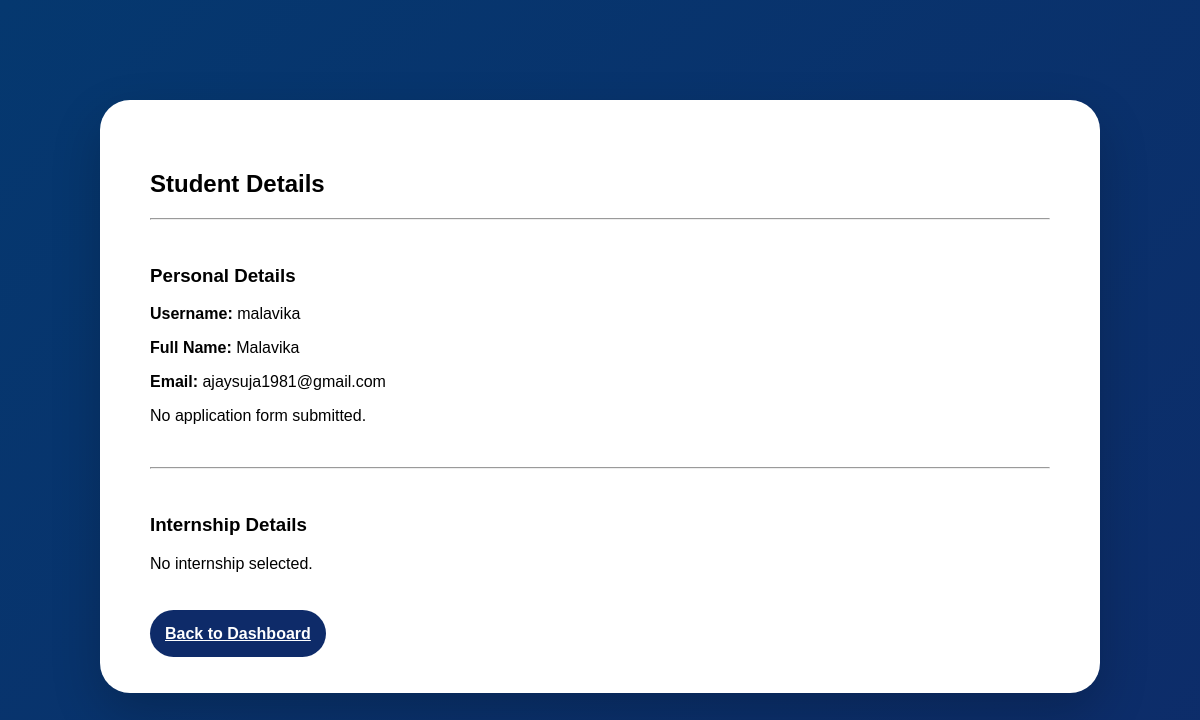
Screenshot of /view-student/3/ (signed in) with the database file from the repository.
### core/models.py (models this page shows, shortened)
class StudentProfile(models.Model):
    user = models.OneToOneField(User, on_delete=models.CASCADE)
    username = models.CharField(max_length=150)
    full_name = models.CharField(max_length=100)
    email = models.EmailField(unique=True)
    profile_photo = models.ImageField(upload_to='profile_photos/', blank=True, null=True)
    otp = models.CharField(max_length=6, blank=True, null=True)
    is_verified = models.BooleanField(default=False)

### core/views.py (the view)
# urls.py: path('view-student/<int:student_id>/', views.view_student, name='view_student'),
@login_required
def view_student(request, student_id):
    if not request.user.is_staff:
        return redirect('home')
    student = StudentProfile.objects.get(id=student_id)
    application = InternshipApplication.objects.filter(student=student).first()
    selection = InternshipSelection.objects.filter(student=student).first()
    return render(request, 'view_student.html', {
        'student': student,
        'application': application,
        'selection': selection
    })

### templates/view_student.html (shortened to what this page needs)
{% load static %}
<!DOCTYPE html>
<html>
<head>
    <link rel="stylesheet" href="{% static 'css/style.css' %}">
</head>
<body>
<section class="apply-page">
    <div class="apply-container">
        <h1>Student Details</h1>
        <hr><br>
        <h3>Personal Details</h3>
        <p><strong>Username:</strong> {{ student.username }}</p>
        <p><strong>Full Name:</strong> {{ student.full_name }}</p>
        <p><strong>Email:</strong> {{ student.email }}</p>
        {% if application %}
            <p><strong>Phone:</strong> {{ application.phone_number }}</p>
            <p><strong>College:</strong> {{ application.college_name }}</p>
            <p><strong>Course/Department:</strong> {{ application.course_department }}</p>
            <p><strong>Year/Semester:</strong> {{ application.year_semester }}</p>
            <p><strong>Skills:</strong> {{ application.skills }}</p>
            {% if application.resume %}
                <p><strong>Resume:</strong>
                    <a href="{{ application.resume.url }}" target="_blank">
                        View Resume
                    </a>
                </p>
            {% endif %}
        {% else %}
            <p>No application form submitted.</p>
        {% endif %}
        <br><hr><br>
        <h3>Internship Details</h3>
        {% if selection %}
            <p><strong>Internship ID:</strong> {{ selection.internship.internship_id }}</p>
            <p><strong>Internship Course:</strong> {{ selection.internship.title }}</p>
            <p><strong>Status:</strong> {{ selection.status }}</p>
            <p><strong>Applied On:</strong> {{ selection.applied_at }}</p>
        {% else %}
            <p>No internship selected.</p>
        {% endif %}
        <br><br>
        <a href="{% url 'admin_dashboard' %}" class="submit-btn">
            Back to Dashboard
        </a>
    </div>
</section>
</body>
</html>

### static/css/style.css (style rules this page uses)
html { scroll-behavior: smooth; }
body { font-family: Arial; margin: 0; padding: 0; background: #05386F; }
section { padding: 0; margin: 0; }
.apply-page { min-height: 100vh; padding: 100px 8%; background: linear-gradient(135deg, #05386F, #0e2b69); }
.apply-container { max-width: 900px; margin: auto; background: white; padding: 50px; border-radius: 30px; box-shadow: 0 20px 50px rgba(0,0,0,0.2); }
.submit-btn { margin-top: 10px; padding: 15px; border-radius: 40px; border: none; background: #0e2b69; color: white; font-size: 16px; font-weight: 600; cursor: pointer; transition: 0.3s; }

### rows the page displays
StudentProfile: username "malavika", full_name "Malavika", email "ajaysuja1981@gmail.com"
